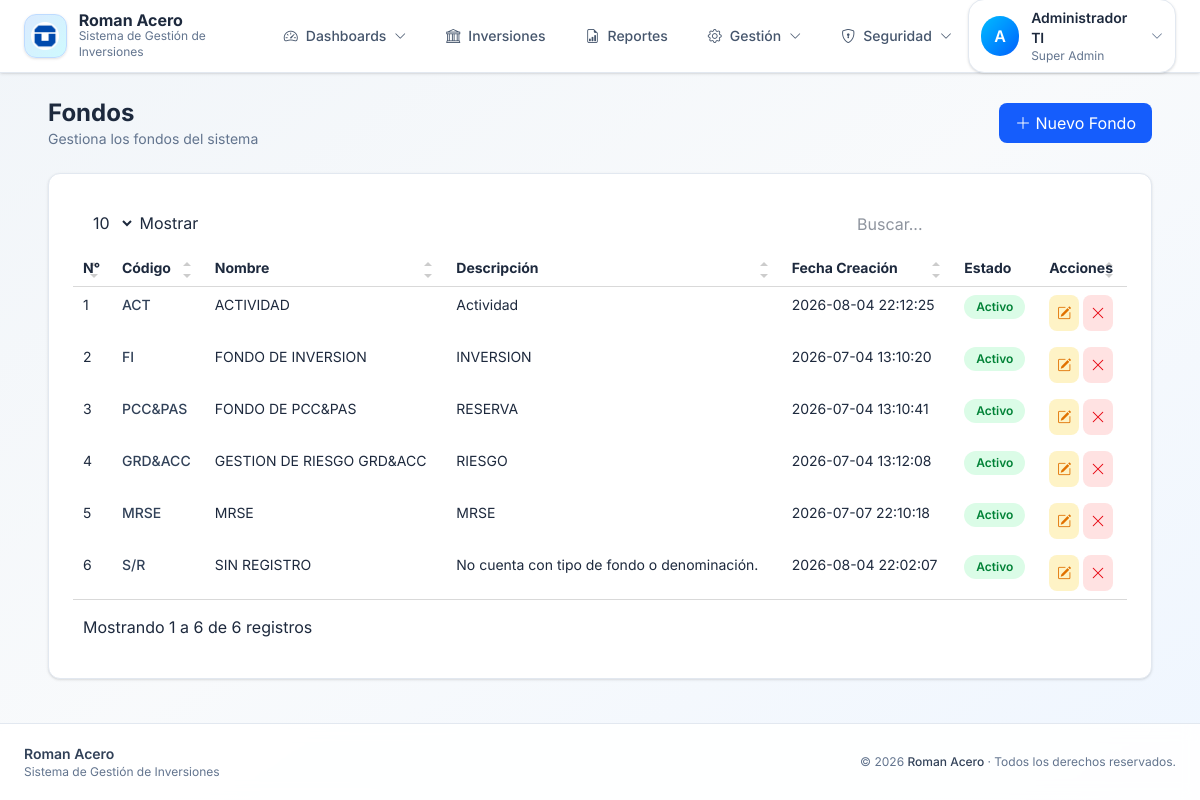
Page /public/index.php?url=fondos (signed in) on the committed database.
### tables this page shows
CREATE TABLE IF NOT EXISTS `fondos` (
  `idFondos` int NOT NULL AUTO_INCREMENT,
  `codigoFondo` varchar(250) DEFAULT NULL,
  `nombreFondo` varchar(250) DEFAULT NULL,
  `descripcionFondo` varchar(250) DEFAULT NULL,
  `estadoFondo` tinyint DEFAULT '1',
  `fechaCreado` datetime DEFAULT NULL,
  `fechaActualiuzado` datetime DEFAULT NULL,
  PRIMARY KEY (`idFondos`)
);

### app/Controllers/FondoController.php (called while the page is built, shortened)
<?php
require_once "../config/conexion.php";
require_once "../app/Models/FondoModel.php";
class FondoController
{
    public function index()
    {
        global $conexion;
        $model = new FondoModel($conexion);
        $fondos = $model->getAll();
        require_once "../app/Views/layouts/header.php";
        require_once "../app/Views/layouts/navbar.php";
        require_once "../app/Views/fondos/index.php";
        require_once "../app/Views/layouts/footer.php";
    }
}

### public/index.php (called while the page is built, shortened)
<?php
require_once "../routes/web.php";

### app/Models/FondoModel.php (called while the page is built, shortened)
<?php
class FondoModel
{
    private $db;
    public function __construct($conexion)
    {
        $this->db = $conexion;
    }
    public function getAll()
    {
        $sql = "
            SELECT *
            FROM fondos
            ORDER BY nombreFondo
        ";
        return $this->db
            ->query($sql)
            ->fetchAll(PDO::FETCH_ASSOC);
    }
}

### app/Views/fondos/index.php (the view, shortened to what this page needs)
<div class="w-full px-4 md:px-6 xl:px-8 space-y-6">
    <div class="flex items-center justify-between">
        <div>
            <h1 class="text-2xl font-bold text-slate-800">
                Fondos
            </h1>
            <p class="text-sm text-slate-500">
                Gestiona los fondos del sistema
            </p>
        </div>
        <button
            id="abrirModalFondo"
            class="bg-blue-600 hover:bg-blue-700 text-white px-4 py-2 rounded-lg transition">
            <i class="bi bi-plus-lg"></i>
            Nuevo Fondo
        </button>
    </div>
    <div class="bg-white rounded-xl shadow border border-slate-200">
        <div class="overflow-x-auto">
            <div class="p-6">
                <table
                    id="tablaFondos"
                    class="min-w-full text-sm text-left whitespace-nowrap">
                    <thead class="bg-slate-100 text-slate-700 uppercase text-xs">
                        <tr>
                            <th class="px-4 py-3">
                                N°
                            </th>
                            <th class="px-4 py-3">
                                Código
                            </th>
                            <th class="px-4 py-3">
                                Nombre
                            </th>
                            <th class="px-4 py-3">
                                Descripción
                            </th>
                            <th class="px-4 py-3">
                                Fecha Creación
                            </th>
                            <th class="px-4 py-3">
                                Estado
                            </th>
                            <th class="px-4 py-3">
                                Acciones
                            </th>
                        </tr>
                    </thead>
                    <tbody class="divide-y divide-slate-200">
                        <?php foreach ($fondos as $index => $f): ?>
                            <tr class="hover:bg-slate-50 transition">
                                <td class="px-4 py-3">
                                    <?= $index + 1 ?>
                                </td>
                                <td class="px-4 py-3 font-medium text-slate-700">
                                    <?= $f['codigoFondo'] ?>
                                </td>
                                <td class="px-4 py-3">
                                    <?= $f['nombreFondo'] ?>
                                </td>
                                <td class="px-4 py-3">
                                    <?= $f['descripcionFondo'] ?>
                                </td>
                                <td class="px-4 py-3">
                                    <?= $f['fechaCreado'] ?>
                                </td>
                                <td class="px-4 py-3">
                                    <?php if ($f['estadoFondo'] == 1): ?>
                                        <span class="inline-flex px-3 py-1 rounded-full text-xs font-semibold bg-green-100 text-green-700">
                                            Activo
                                        </span>
                                    <?php else: ?>
                                        <span class="inline-flex px-3 py-1 rounded-full text-xs font-semibold bg-red-100 text-red-700">
                                            Inactivo
                                        </span>
                                    <?php endif; ?>
                                </td>
                                <td class="px-4 py-3">
                                    <button
                                        class="btnEditarFondo inline-flex items-center justify-center p-2 rounded-lg bg-amber-100 text-amber-600 hover:bg-amber-200"
                                        data-id="<?= $f['idFondos'] ?>">
                                        <i class="bi bi-pencil-square"></i>
                                    </button>
                                    <?php if ($f['estadoFondo'] == 1): ?>
                                        <button
                                            class="btnEstadoFondo inline-flex items-center justify-center p-2 rounded-lg bg-red-100 text-red-600 hover:bg-red-200 transition"
                                            data-id="<?= $f['idFondos'] ?>"
                                            data-estado="0"
                                            data-nombre="<?= htmlspecialchars($f['nombreFondo']) ?>">
                                            <i class="bi bi-x-lg"></i>
                                        </button>
                                    <?php endif; ?>
                                </td>
                            </tr>
                        <?php endforeach; ?>
                    </tbody>
                </table>
            </div>
        </div>
    </div>
</div>

### public/assets/css/simple-datatables.css (style rules this page uses)
.datatable-table { max-width:100%;width:100%;border-spacing:0;border-collapse:separate }
.datatable-table>tbody>tr>td,.datatable-table>tbody>tr>th,.datatable-table>tfoot>tr>td,.datatable-table>tfoot>tr>th,.datatable-table>thead>tr>td,.datatable-table>thead>tr>th { vertical-align:top;padding:8px 10px }
.datatable-table>thead>tr>th { vertical-align:bottom;text-align:left;border-bottom:1px solid #d9d9d9 }
.datatable-table th { vertical-align:bottom;text-align:left }

### public/assets/css/tom-select.css (style rules this page uses)
:root { --ts-pr-clear-button: 0; --ts-pr-caret: 0; --ts-pr-min: .75rem; }

### rows in the picture
fondos: codigoFondo "ACT", nombreFondo "ACTIVIDAD", descripcionFondo "Actividad", fechaCreado "2026-08-04 22:12:25", estadoFondo "Activo"
fondos: codigoFondo "FI", nombreFondo "FONDO DE INVERSION", descripcionFondo "INVERSION", fechaCreado "2026-07-04 13:10:20", estadoFondo "Activo"
fondos: codigoFondo "PCC&PAS", nombreFondo "FONDO DE PCC&PAS", descripcionFondo "RESERVA", fechaCreado "2026-07-04 13:10:41", estadoFondo "Activo"
fondos: codigoFondo "GRD&ACC", nombreFondo "GESTION DE RIESGO GRD&ACC", descripcionFondo "RIESGO", fechaCreado "2026-07-04 13:12:08", estadoFondo "Activo"
fondos: codigoFondo "MRSE", nombreFondo "MRSE", descripcionFondo "MRSE", fechaCreado "2026-07-07 22:10:18", estadoFondo "Activo"
fondos: codigoFondo "S/R", nombreFondo "SIN REGISTRO", descripcionFondo "No cuenta con tipo de fondo o denominación.", fechaCreado "2026-08-04 22:02:07", estadoFondo "Activo"

### other values in the picture
SISTEMA_DESARROLLADOR "Roman Acero"
SISTEMA_NOMBRE "Sistema de Gestión de Inversiones"
substr($_SESSION['nombres'] ?? 'U', 0, 1) "A"
$_SESSION['nombres'] "Administrador TI"
$_SESSION['nombreRol'] "Super Admin"
